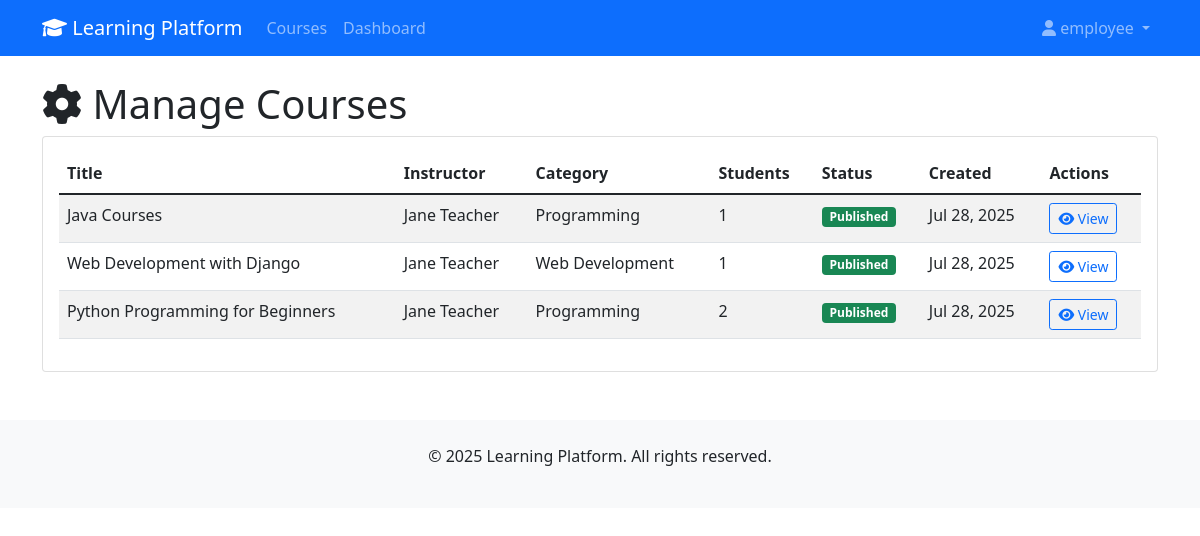
Screenshot of /courses/manage/ (signed in) with the database file from the repository.
### courses/models.py (models this page shows, shortened)
class User(AbstractUser):
    ROLE_CHOICES = [
        ("student", "Student"),
        ("instructor", "Instructor"),
        ("employee", "Employee"),
    ]
    role = models.CharField(max_length=20, choices=ROLE_CHOICES, default="student")

class Course(models.Model):
    title = models.CharField(max_length=200)
    description = models.TextField()
    instructor = models.ForeignKey(
        Instructor, on_delete=models.CASCADE, related_name="courses"
    )
    category = models.ForeignKey(
        Category, on_delete=models.CASCADE, related_name="courses"
    )
    tags = models.ManyToManyField(Tag, blank=True, related_name="courses")
    price = models.DecimalField(max_digits=10, decimal_places=2, default=0.00)
    image = models.ImageField(upload_to="course_images/", blank=True, null=True)
    published = models.BooleanField(default=False)
    created_date = models.DateTimeField(auto_now_add=True)
    updated_date = models.DateTimeField(auto_now=True)
    class Meta:
        ordering = ["-created_date"]

class Instructor(models.Model):
    user = models.OneToOneField(
        User, on_delete=models.CASCADE, related_name="instructor_profile"
    )
    bio = models.TextField(blank=True)
    expertise = models.CharField(max_length=200, blank=True)
    years_experience = models.PositiveIntegerField(default=0)

class Category(models.Model):
    name = models.CharField(max_length=100, unique=True)
    description = models.TextField(blank=True)
    class Meta:
        verbose_name_plural = "Categories"

### courses/views.py (the view)
# urls.py: path('courses/manage/', views.manage_courses, name='manage_courses'),
@login_required
def manage_courses(request):
    if request.user.role == "instructor":
        courses = Course.objects.filter(instructor=request.user.instructor_profile)
    elif request.user.role == "employee":
        courses = Course.objects.all()
    else:
        messages.error(request, "Access denied.")
        return redirect("dashboard")
    return render(request, "courses/manage_courses.html", {"courses": courses})

### templates/courses/manage_courses.html (shortened to what this page needs)
{% extends 'base.html' %}
{% block content %}
<h1><i class="fas fa-cog"></i> Manage Courses</h1>
<div class="card">
    <div class="card-body">
        {% if courses %}
            <div class="table-responsive">
                <table class="table table-striped">
                    <thead>
                        <tr>
                            <th>Title</th>
                            <th>Instructor</th>
                            <th>Category</th>
                            <th>Students</th>
                            <th>Status</th>
                            <th>Created</th>
                            <th>Actions</th>
                        </tr>
                    </thead>
                    <tbody>
                        {% for course in courses %}
                            <tr>
                                <td>{{ course.title }}</td>
                                <td>{{ course.instructor.user.get_full_name|default:course.instructor.user.username }}</td>
                                <td>{{ course.category.name }}</td>
                                <td>{{ course.enrollments.count }}</td>
                                <td>
                                    {% if course.published %}
                                        <span class="badge bg-success">Published</span>
                                    {% else %}
                                        <span class="badge bg-warning">Draft</span>
                                    {% endif %}
                                </td>
                                <td>{{ course.created_date|date:"M d, Y" }}</td>
                                <td>
                                    <a href="{% url 'course_detail' course.pk %}" class="btn btn-sm btn-outline-primary">
                                        <i class="fas fa-eye"></i> View
                                    </a>
                                </td>
                            </tr>
                        {% endfor %}
                    </tbody>
                </table>
            </div>
        {% else %}
            <div class="alert alert-info text-center">
                <i class="fas fa-info-circle"></i> No courses found.
            </div>
        {% endif %}
    </div>
</div>
{% endblock %}

### templates/base.html (shortened to what this page needs)
<!DOCTYPE html>
<html lang="en">
  <head>
    <link
      href="https://cdn.jsdelivr.net/npm/bootstrap@5.1.3/dist/css/bootstrap.min.css"
      rel="stylesheet"
    />
    <link
      href="https://cdnjs.cloudflare.com/ajax/libs/font-awesome/6.0.0/css/all.min.css"
      rel="stylesheet"
    />
  </head>
  <body>
    <nav class="navbar navbar-expand-lg navbar-dark bg-primary">
      <div class="container">
        <a class="navbar-brand" href="{% url 'home' %}">
          <i class="fas fa-graduation-cap"></i> Learning Platform
        </a>
        <div class="collapse navbar-collapse" id="navbarNav">
          <ul class="navbar-nav me-auto">
            <li class="nav-item">
              <a class="nav-link" href="{% url 'course_list' %}">Courses</a>
            </li>
            {% if user.is_authenticated %}
            <li class="nav-item">
              <a class="nav-link" href="{% url 'dashboard' %}">Dashboard</a>
            </li>
             {% endif %}
          </ul>
          <ul class="navbar-nav">
            {% if user.is_authenticated %}
            <li class="nav-item dropdown">
              <a
                class="nav-link dropdown-toggle"
                href="#"
                id="navbarDropdown"
                role="button"
                data-bs-toggle="dropdown"
              >
                <i class="fas fa-user"></i> {{ user.username }}
              </a>
            </li>
            {% endif %}
          </ul>
        </div>
      </div>
    </nav>
    <main class="container mt-4">
       {% block content %} {% endblock %}
    </main>
    <footer class="bg-light mt-5 py-4">
      <div class="container text-center">
        <p>&copy; 2025 Learning Platform. All rights reserved.</p>
      </div>
    </footer>
  </body>
</html>

### rows the page displays
User: username "employee"
Course: title "Java Courses", instructor.user.get_full_name "Jane Teacher", category.name "Programming", enrollments.count "1", published "Published", created_date "Jul 28, 2025"
Course: title "Web Development with Django", instructor.user.get_full_name "Jane Teacher", category.name "Web Development", enrollments.count "1", published "Published", created_date "Jul 28, 2025"
Course: title "Python Programming for Beginners", instructor.user.get_full_name "Jane Teacher", category.name "Programming", enrollments.count "2", published "Published", created_date "Jul 28, 2025"
